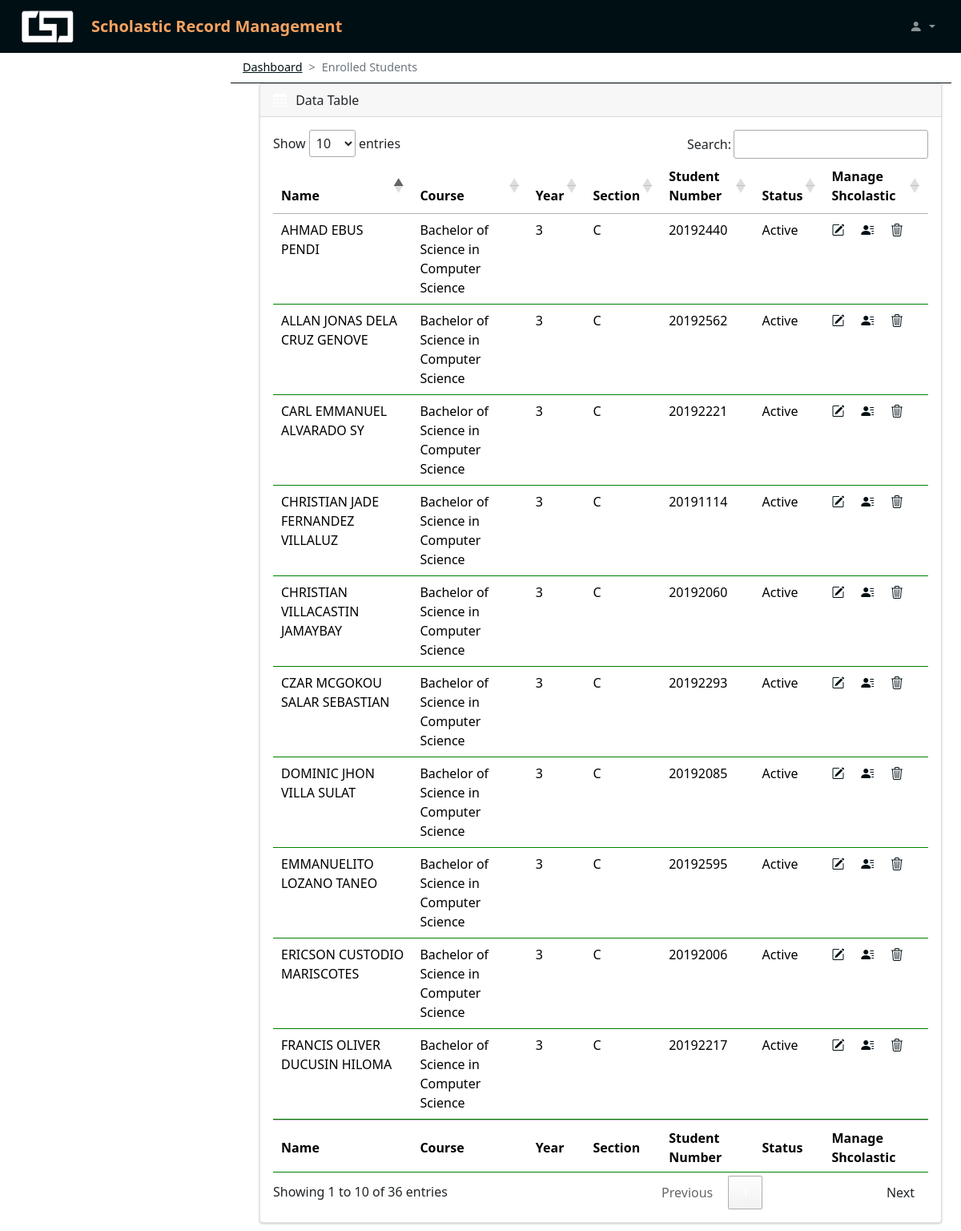
The app's page /views/view_stud.php?class_id=41 (signed in) with its own data.
### tables this page shows
CREATE TABLE `srms_students` (
  `student_id` int(11) NOT NULL,
  `class_id` int(60) NOT NULL,
  `firstname` varchar(60) NOT NULL,
  `middlename` varchar(60) NOT NULL,
  `lastname` varchar(60) NOT NULL,
  `course` varchar(60) NOT NULL,
  `year` int(2) NOT NULL,
  `section` varchar(5) NOT NULL,
  `studentsnumber` int(10) NOT NULL,
  `status` varchar(10) NOT NULL,
  `contactnum` varchar(12) NOT NULL,
  `address` varchar(60) NOT NULL,
  `gender` varchar(60) NOT NULL,
  `email` varchar(60) NOT NULL,
  `scholastic` varchar(10) NOT NULL,
  `password` varchar(60) NOT NULL
);

### views/view_stud.php (the view, shortened to what this page needs)
<?php
include('../includes/config.php');
if (isset($_SESSION['uname'])) {
?>
    <!DOCTYPE html>
    <html lang="en">
    <head>
        <link rel="stylesheet" href="../assets/css/style.css">
        <link rel="stylesheet" href="../node_modules/bootstrap-icons/font/bootstrap-icons.css">
        <link rel="stylesheet" href="https://cdn.datatables.net/1.11.5/css/jquery.dataTables.min.css">
    </head>
    <body>
        <nav class="navbar navbar-expand-lg navbar-dark bg-blue-dark fixed-top">
            <div class="container-fluid">
                <a href="#" class="logo">
                    <img src="../assets/image/csd.png" alt="logo image">
                </a>
                <a class="navbar-brand" href="https://ucc-caloocan.edu.ph/">
                    Scholastic Record Management
                </a>
                <div class="collapse navbar-collapse" id="topNavBar">
                    <ul class="navbar-nav d-flex ms-auto my-3 my-lg-0">
                        <li class="nav-item dropdown">
                            <a class="nav-link dropdown-toggle ms-2" href="#" role="button" data-bs-toggle="dropdown" aria-expanded="false">
                                <i class="bi bi-person-fill"></i>
                            </a>
                        </li>
                    </ul>
                </div>
            </div>
        </nav>
        <main class="mt-5 pt-3">
            <div style="--bs-breadcrumb-divider: '>';" aria-label="breadcrumb" class="row breadcrumb-div">
                <ol class="breadcrumb">
                    <li class="breadcrumb-item"><a href="#">Dashboard</a></li>
                    <li class="breadcrumb-item active" aria-current="page">Enrolled Students</li>
                </ol>
            </div>
            <section>
                <div class="container-fluid">
                    <div class="row">
                        <div class="col-md-12 mb-3">
                            <div class="card">
                                <div class="card-header">
                                    <span><i class="bi bi-table me-2"></i></span> Data Table
                                </div>
                                <div class="card-body">
                                    <div class="table-responsive">
                                        <table id="example" class="table hover data-table" style="width: 100%">
                                            <thead>
                                                <tr>
                                                    <th>Name</th>
                                                    <th>Course</th>
                                                    <th>Year</th>
                                                    <th>Section</th>
                                                    <th>Student Number</th>
                                                    <th>Status</th>
                                                    <th>Manage Shcolastic</th>
                                                </tr>
                                            </thead>
                                            <tbody>
                                                <?php
                                                $cid = intval($_GET['class_id']);
                                                $sql = "SELECT * from srms_students where class_id=:cid";
                                                $query = $dbh->prepare($sql);
                                                $query->bindParam(':cid', $cid, PDO::PARAM_STR);
                                                $query->execute();
                                                $results = $query->fetchAll(PDO::FETCH_OBJ);
                                                if ($query->rowCount() > 0) {
                                                    foreach ($results as $result) {
                                                ?>
                                                        <tr>
                                                            <td><?php echo htmlentities($result->firstname); ?> <?php echo htmlentities($result->middlename); ?> <?php echo htmlentities($result->lastname); ?></td>
                                                            <td><?php echo htmlentities($result->course); ?></td>
                                                            <td><?php echo htmlentities($result->year); ?></td>
                                                            <td><?php echo htmlentities($result->section); ?></td>
                                                            <td><?php echo htmlentities($result->studentsnumber); ?></td>
                                                            <td><?php echo htmlentities($result->status); ?></td>
                                                            <td>
                                                                <a href="../polisher/edit-student.php?student_id=<?php echo htmlentities($result->student_id); ?>" class="edit" id="btneditmodal" name="btneditmodal" data-bs-toggle="modal"> <i class=" bi bi-pencil-square"></i></a>
                                                                <a href="view_grade.php?student_id=<?php echo htmlentities($result->student_id); ?>"><i class="bi bi-person-lines-fill"></i></a>
                                                                <a href="#"> <i class="bi bi-trash3"></i> </a>
                                                            </td>
                                                        </tr>
                                                <?php $cnt = $cnt + 1;
                                                    }
                                                } ?>
                                            </tbody>
                                            <tfoot>
                                                <tr>
                                                    <th>Name</th>
                                                    <th>Course</th>
                                                    <th>Year</th>
                                                    <th>Section</th>
                                                    <th>Student Number</th>
                                                    <th>Status</th>
                                                    <th>Manage Shcolastic</th>
                                                </tr>
                                            </tfoot>
                                        </table>
                                    </div>
                                </div>
                            </div>
                        </div>
                    </div>
            </section>
        </main>
    <?php
} else {
    header("location:./login.php");
}
    ?>
    </body>
    </html>

### records on screen
srms_students: firstname "ALLAN JONAS", middlename "DELA CRUZ", lastname "GENOVE", course "Bachelor of Science in Computer Science", year "3", section "C", studentsnumber "20192562", status "Active"
srms_students: firstname "FRANCIS OLIVER", middlename "DUCUSIN", lastname "HILOMA", course "Bachelor of Science in Computer Science", year "3", section "C", studentsnumber "20192217", status "Active"
srms_students: firstname "CHRISTIAN", middlename "VILLACASTIN", lastname "JAMAYBAY", course "Bachelor of Science in Computer Science", year "3", section "C", studentsnumber "20192060", status "Active"
srms_students: firstname "ERICSON", middlename "CUSTODIO", lastname "MARISCOTES", course "Bachelor of Science in Computer Science", year "3", section "C", studentsnumber "20192006", status "Active"
srms_students: firstname "AHMAD", middlename "EBUS", lastname "PENDI", course "Bachelor of Science in Computer Science", year "3", section "C", studentsnumber "20192440", status "Active"
srms_students: firstname "CZAR MCGOKOU", middlename "SALAR", lastname "SEBASTIAN", course "Bachelor of Science in Computer Science", year "3", section "C", studentsnumber "20192293", status "Active"
srms_students: firstname "DOMINIC JHON", middlename "VILLA", lastname "SULAT", course "Bachelor of Science in Computer Science", year "3", section "C", studentsnumber "20192085", status "Active"
srms_students: firstname "CARL EMMANUEL", middlename "ALVARADO", lastname "SY", course "Bachelor of Science in Computer Science", year "3", section "C", studentsnumber "20192221", status "Active"
srms_students: firstname "EMMANUELITO", middlename "LOZANO", lastname "TANEO", course "Bachelor of Science in Computer Science", year "3", section "C", studentsnumber "20192595", status "Active"
srms_students: firstname "CHRISTIAN JADE", middlename "FERNANDEZ", lastname "VILLALUZ", course "Bachelor of Science in Computer Science", year "3", section "C", studentsnumber "20191114", status "Active"
